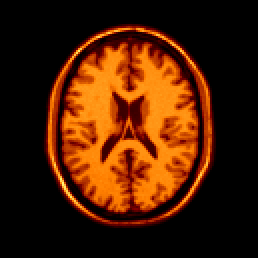
#> input picture brain.bmp, 129 x 129 px (shown 2 times larger)
$ python 'import numpy as np.py'
#> lines starting #> are read from the running program, lines starting #| are printed output that depends on the picture
import numpy as np
import cv2
import matplotlib.pyplot as plt
import sys

# Load image (gunakan path absolut atau pastikan file ada di direktori yang sama)
image_path = 'brain.bmp'
I = cv2.imread(image_path, cv2.IMREAD_GRAYSCALE)
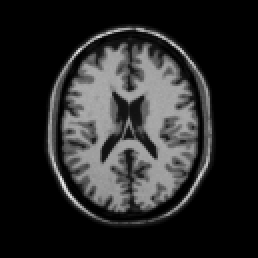
#> I: shape (129, 129) (shown 2 times larger); min 0, max 236, mean 39.4

# Cek apakah file berhasil dibaca
if I is None:
    print(f"Gagal membaca file gambar: {image_path}")
    print("Periksa apakah path sudah benar dan file tidak rusak.")
    sys.exit()  # Hentikan program jika gambar tidak terbaca

# Ambil ukuran gambar
Ny, Nx = I.shape
#> Ny = 129; Nx = 129

# Tampilkan gambar asli
plt.figure(1)
plt.imshow(I, cmap='gray')
plt.title('Original Image')
plt.axis('off')

# Tambahkan noise Gaussian
noise_sigma = 0.2  # Deviasi standar noise Gaussian
J = I + np.random.normal(0, noise_sigma * 255, I.shape).astype(np.uint8)
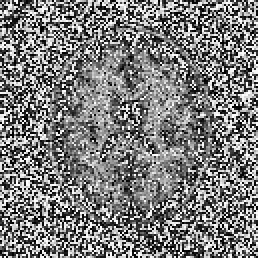
#> J: shape (129, 129) (shown 2 times larger); min 0, max 255, mean 124.1
plt.figure(2)
plt.imshow(J, cmap='gray')
plt.title('Image with Gaussian Noise')
plt.axis('off')

# Ubah tipe data ke float64 untuk diproses
J = J.astype(np.float64)
method = 'pm2'     # Pilihan metode: 'pm1' atau 'pm2'
K = 10             # Parameter konduktivitas
iterations = 50    # Jumlah iterasi
dt = 0.2           # Time step

# Proses anisotropic diffusion
for i in range(iterations):
    # Hitung gradien arah utara, selatan, timur, barat
    In = np.vstack((J[0, :], J[:-1, :])) - J
    Is = np.vstack((J[1:, :], J[-1, :])) - J
    Ie = np.hstack((J[:, 1:], J[:, -1].reshape(-1, 1))) - J
    Iw = np.hstack((J[:, 0].reshape(-1, 1), J[:, :-1])) - J

    # Hitung koefisien difusi
    if method == 'pm1':
        Cn = np.exp(-(np.abs(In) / K) ** 2)
        Cs = np.exp(-(np.abs(Is) / K) ** 2)
        Ce = np.exp(-(np.abs(Ie) / K) ** 2)
        Cw = np.exp(-(np.abs(Iw) / K) ** 2)
    elif method == 'pm2':
        Cn = 1 / (1 + (np.abs(In) / K) ** 2)
        Cs = 1 / (1 + (np.abs(Is) / K) ** 2)
        Ce = 1 / (1 + (np.abs(Ie) / K) ** 2)
        Cw = 1 / (1 + (np.abs(Iw) / K) ** 2)
    else:
        raise ValueError(f'Metode tidak dikenal: "{method}"')

    # Update citra
    J += dt * (Cn * In + Cs * Is + Ce * Ie + Cw * Iw)
#> this loop made 50 passes
#> pass 1, `In = np.vstack((J[0, :], J[:-1, :])) - J`:
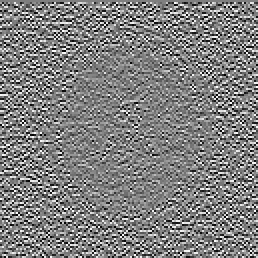
#> In: shape (129, 129) float64 (shown 2 times larger); min -255, max 255, mean -0.1; drawn with min black and max white
#> pass 1, `Is = np.vstack((J[1:, :], J[-1, :])) - J`:
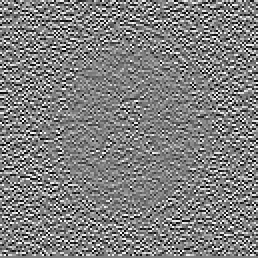
#> Is: shape (129, 129) float64 (shown 2 times larger); min -255, max 255, mean 0.1; drawn with min black and max white
#> pass 1, `Ie = np.hstack((J[:, 1:], J[:, -1].reshape(-1, 1))) - J`:
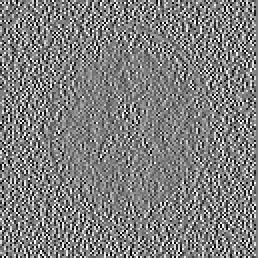
#> Ie: shape (129, 129) float64 (shown 2 times larger); min -254, max 255, mean 0; drawn with min black and max white
#> pass 1, `Iw = np.hstack((J[:, 0].reshape(-1, 1), J[:, :-1])) - J`:
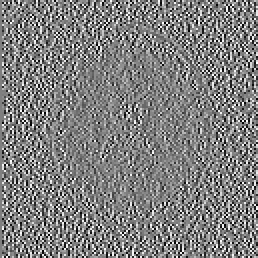
#> Iw: shape (129, 129) float64 (shown 2 times larger); min -255, max 254, mean 0; drawn with min black and max white
#> after the loop:
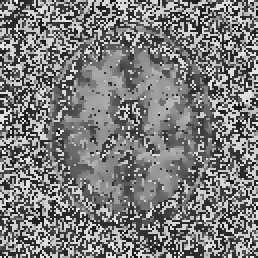
#> J: shape (129, 129) float64 (shown 2 times larger); min 14.27, max 240.8, mean 124.1

# Tampilkan hasil akhir
plt.figure(3)
plt.imshow(J, cmap='gray')
plt.title('Processed Image after Anisotropic Diffusion')
plt.axis('off')
plt.show()

$ run again, with scan.bmp copied over brain.bmp
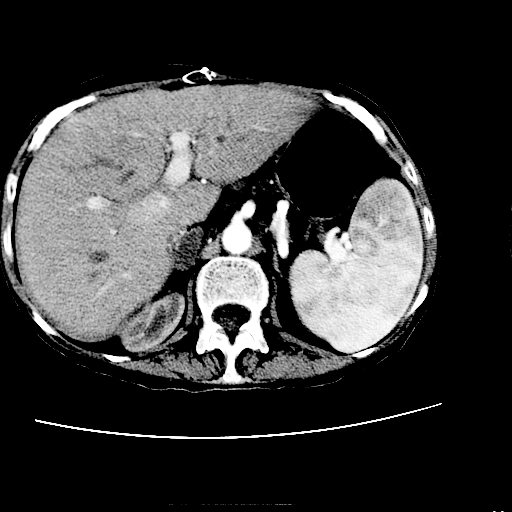
#> input picture scan.bmp, 512 x 512 px
#> I is the input picture: shape (512, 512); min 0, max 255, mean 57
#> the loop `for i in range(iterations):` made 50 passes
#> pass 1, `Iw = np.hstack((J[:, 0].reshape(-1, 1), J[:, :-1])) - J`:
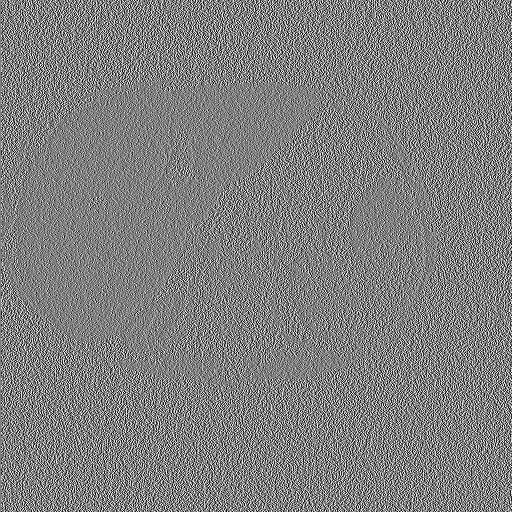
#> Iw: shape (512, 512) float64; min -255, max 255, mean 0; drawn with min black and max white
#> after the loop `for i in range(iterations):`:
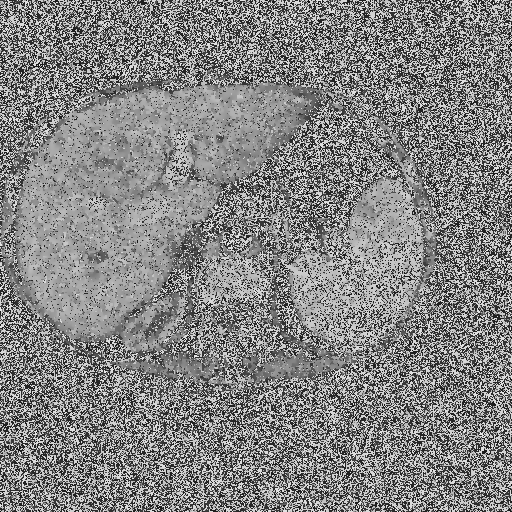
#> J: shape (512, 512) float64; min 10.76, max 240.9, mean 131.7

$ run again, with WhatsApp Image 2025-06-16 at 12.37.52.jpeg saved as brain.bmp
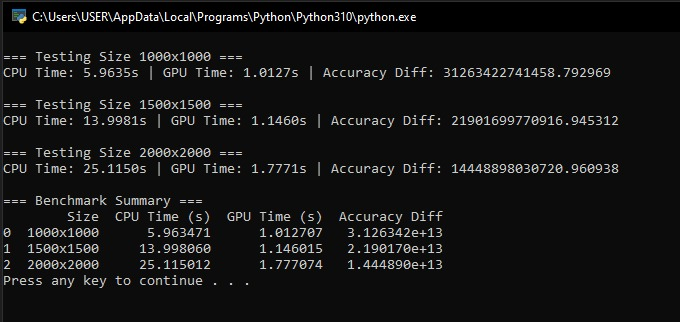
#> input picture WhatsApp Image 2025-06-16 at 12.37.52.jpeg, 680 x 322 px
#> the loop `for i in range(iterations):` made 50 passes
#> pass 1, `Iw = np.hstack((J[:, 0].reshape(-1, 1), J[:, :-1])) - J`:
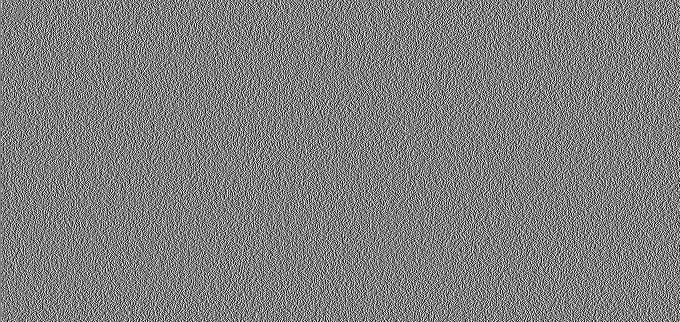
#> Iw: shape (322, 680) float64; min -255, max 255, mean 0; drawn with min black and max white
#> after the loop `for i in range(iterations):`:
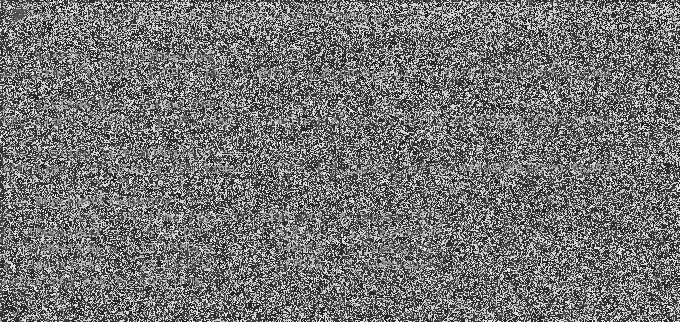
#> J: shape (322, 680) float64; min 15.62, max 243.7, mean 116.2
